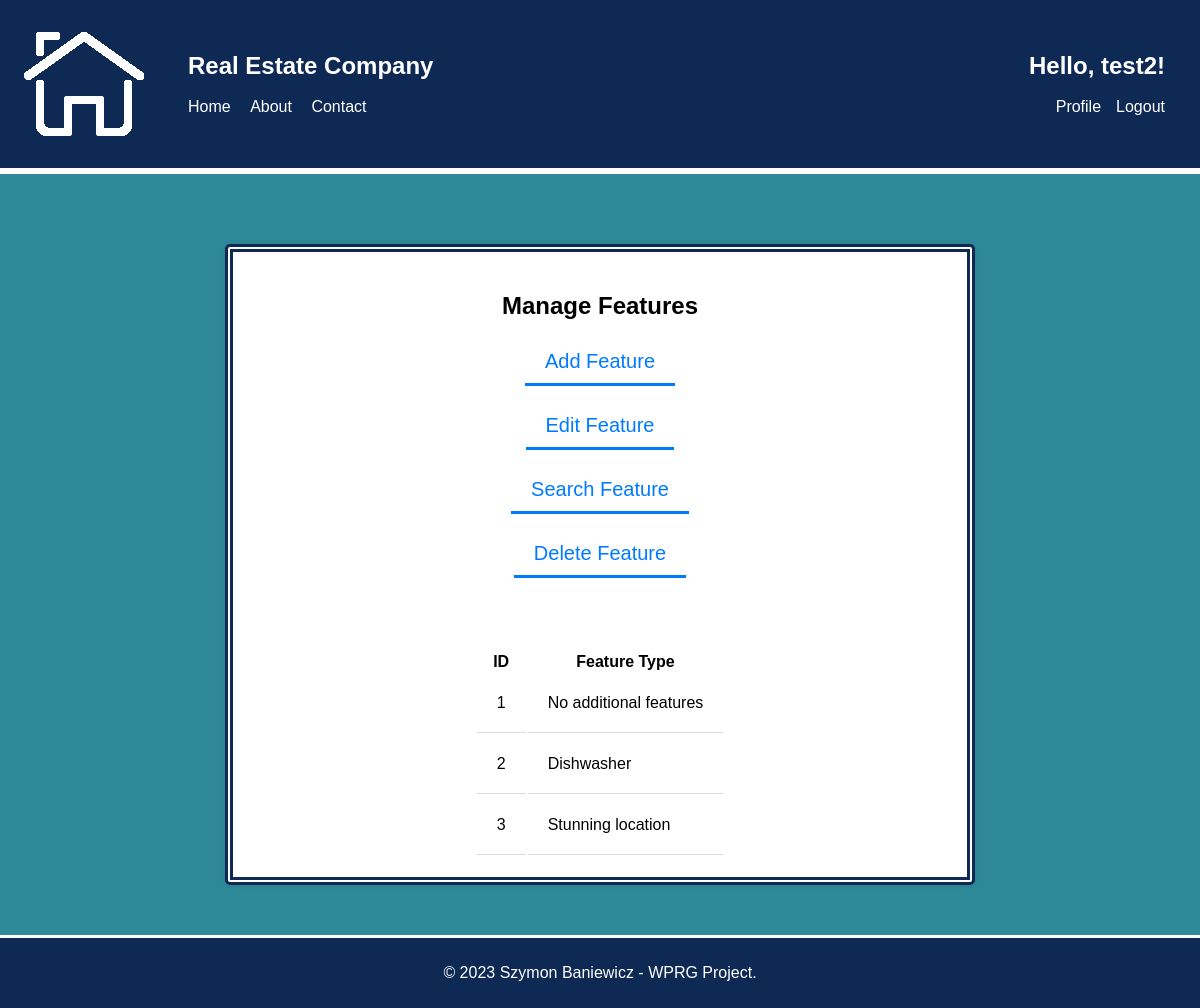
The app's page /php/CRUD/manage_features.php (signed in) with its own data.
### tables this page shows
CREATE TABLE `features` (
  `Feature_ID` int(11) NOT NULL,
  `Feature_type` varchar(255) NOT NULL
);

### php/CRUD/manage_features.php (the view, shortened to what this page needs)
<?php
require '../config.php';
if (!isset($_POST["search_feature"])) {
    $query = "SELECT * FROM features";
    $stmt = $conn->prepare($query);
    $stmt->execute();
    $result = $stmt->get_result();
    $features = $result->fetch_all(MYSQLI_ASSOC);
}
?>
<!DOCTYPE html>
<html>
<head>
    <link rel="stylesheet" type="text/css" href="../../css/style.css">
</head>
<body>
<header>
    <div class="header-container">
        <div class="left-nav">
            <img src="../../img/logo.png">
            <nav>
                <ul>
                    <li><h1>Real Estate Company</h1></li><br><br>
                    <li><a href="../index.php">Home</a></li>
                    <li><a href="#">About</a></li>
                    <li><a href="#">Contact</a></li>
                </ul>
            </nav>
        </div>
        <?php
        if (isset($_SESSION['login_user'])) {
            echo '<div class="right-nav">';
            echo '<nav>';
            echo '<ul>';
            echo '<li><h1>Hello, ' . $_SESSION['first_name'] . '!</h1></li><br><br>';
            echo '<li><a href="../profile.php">Profile</a></li>';
            echo '<li><a href="../logout.php">Logout</a></li>';
            echo '</ul>';
            echo '</nav>';
            echo '</div>';
        } else {
            header("location: ../login.php");
            exit;
        }
        ?>
    </div>
</header>
<div class="content-section">
<div class="form-container-profile">
<h2> Manage Features </h2>
<form method="POST" action="manage_features.php">
    <input type="button" id="add-feature-button" value="Add Feature" class="form-button"><br><br>
    <input type="button" id="edit-feature-button" value="Edit Feature" class="form-button"><br><br>
    <input type="button" id="search-feature-button" value="Search Feature" class="form-button"><br><br>
    <input type="button" id="delete-feature-button" value="Delete Feature" class="form-button"><br><br><br>
</form>
<br><br>
<div class="features-list">
    <table id="crud-table">
        <thead>
            <tr>
                <th>ID</th>
                <th>Feature Type</th>
            </tr>
        </thead>
        <tbody>
        <?php
            foreach($features as $feature) {
                echo '<tr>';
                echo '<td>' . $feature['Feature_ID'] . '</td>';
                echo '<td>' . $feature['Feature_type'] . '</td>';
                echo '</tr>';
            }
        ?>
        </tbody>
    </table>
</div>
</div>
</div>
<footer>
    <p>&copy; 2023 Szymon Baniewicz - WPRG Project.</p>
</footer>
</body>
</html>

### css/style.css (style rules this page uses)
* { box-sizing: border-box; }
body { margin: 0; padding: 0; font-family: Arial, sans-serif; height: 100%; width: 100%; min-height: 100%; display: flex; flex-direction: column; }
header { background-color: #0E2954; color: #fff; padding: 20px; width: 100%; border-bottom: 3px white solid; }
.header-container { display: flex; flex-direction: row; justify-content: space-between; align-items: center; }
.left-nav, .right-nav { display: flex; align-items: center; list-style-type: none; padding: 0; }
.right-nav { text-align: right; }
.left-nav ul li, .right-nav ul li { list-style-type: none; }
.left-nav a, .right-nav a { color: inherit; text-decoration: none; }
nav ul li { margin-right: 15px; list-style-type: none; display: inline-block; }
header h1 { margin: 0; }
nav ul li a { color: #fff; text-decoration: none; }
.content-section { flex-grow: 1; display: flex; justify-content: center; background-color: #2E8A99; padding: 50px; text-align: center; min-height: calc(100vh - 50px); border-top: 3px white solid; }
footer { color: #fff; padding: 10px; text-align: center; margin-top: auto; width: 100%; background-color: #0E2954; border-top: 3px white solid; }
.form-button { padding: 10px 20px; font-size: 20px; background-color: transparent; color: #000; cursor: pointer; text-decoration: none; transition: color 0.3s, border-bottom-color 0.3s; border: none; color: #007aff; border-bottom: 3px solid #007aff; }
.form-container-profile { display: flex; flex-direction: column; align-items: center; width: 750px; min-height: 330px; background-color: #fff; padding: 20px; border-radius: 5px; box-shadow: 0px 0px 10px 0px rgba(0,0,0,0.1); margin-top: 20px; border: 8px #0E2954 double; }
.crud-table th, td { padding: 20px; text-align: left; border-bottom: 1px solid #ddd; }

### records on screen
features: Feature_ID "1", Feature_type "No additional features"
features: Feature_ID "2", Feature_type "Dishwasher"
features: Feature_ID "3", Feature_type "Stunning location"

### other values on screen
$_SESSION['first_name'] "test2"
